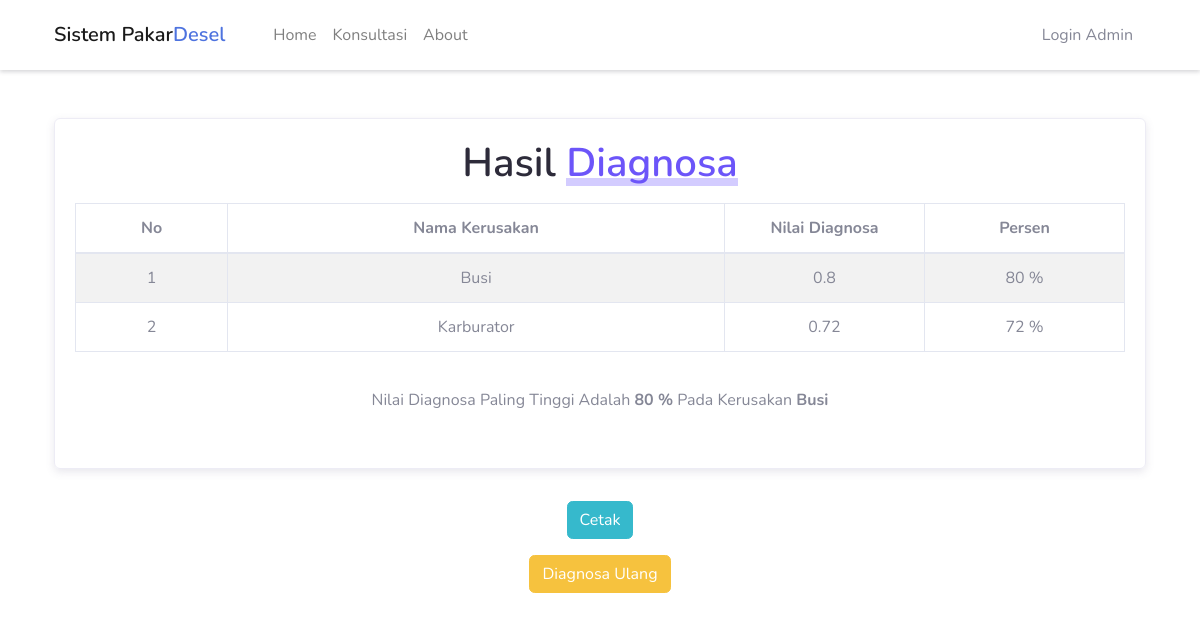
Screenshot of /web/hasil.php with the database file from the repository.
### tables this page shows
CREATE TABLE `hasil` (
  `id_hasil` int(11) NOT NULL,
  `kd_kerusakan` varchar(20) NOT NULL,
  `nilai_cf` double NOT NULL,
  `Kemungkinan_kerusakan` varchar(100) NOT NULL
);

CREATE TABLE `t_kerusakan` (
  `kd_kerusakan` varchar(20) NOT NULL,
  `id_admin` int(11) NOT NULL,
  `nama_kerusakan` varchar(120) NOT NULL
);

### config/config.php (called while the page is built, shortened)
<?php
function base_url($url = null)
{
    $base_url = "http://localhost/sistempakardesel";
    if ($url != null) {
        return $base_url . "/" . $url;
    } else {
        return $base_url;
    }
}

### web/hasil.php (the view, shortened to what this page needs)
<?php
require_once "../config/config.php";
?>
<!DOCTYPE html>
<html lang="en">
<head>
  <link rel="stylesheet" href="../assets/vendor/animate/animate.css">
  <link rel="stylesheet" href="../assets/css/bootstrap.css">
  <link rel="stylesheet" href="../assets/css/maicons.css">
  <link rel="stylesheet" href="../assets/vendor/owl-carousel/css/owl.carousel.css">
  <link rel="stylesheet" href="../assets/css/theme.css">
  <link href="<?= base_url() ?>/vendor/fontawesome-free/css/all.min.css" rel="stylesheet" type="text/css">
  <link href="../datatable/css/datatables.css" rel="stylesheet" type="text/css">
</head>
<!DOCTYPE html>
<html lang="en">
<head>
  <link href="<?= base_url() ?>/vendor/fontawesome-free/css/all.min.css" rel="stylesheet" type="text/css">
  <link href="../datatable/css/datatables.css" rel="stylesheet" type="text/css">
  <link href="../sweetalert/sweetalert.css" rel="stylesheet" type="text/css">
  <link href="<?= base_url() ?>/css/sb-admin-2.min.css" rel="stylesheet">
</head>
<body>
  <header>
    <nav class="navbar navbar-expand-lg navbar-light shadow-sm">
      <div class="container">
        <a href="../index.php" class="navbar-brand">Sistem Pakar<span class="text-primary">Desel</span></a>
        <div class="navbar-collapse collapse" id="navbarContent">
          <ul class="navbar-nav ml-lg-4 pt-3 pt-lg-0">
            <li class="nav-item">
              <a href="../index.php" class="nav-link">Home</a>
            </li>
            <li class="nav-item">
              <a href="konsultasi.php" class="nav-link">Konsultasi</a>
            </li>
            <li class="nav-item">
              <a href="about.php" class="nav-link">About</a>
            </li>
          </ul>
          <div class="ml-auto">
            <a href="../login.php" class="btn btn-outline rounded-pill">Login Admin</a>
          </div>
        </div>
      </div>
    </nav>
    <div class="container mt-5">
      <div class="row justify-content-center align-items-center">
        <div class="col-md">
          <center>
            <div>
              <div class="widget-box widget-color-grey" id="widget-box-2">
                <div class="widget-header">
                  <h1 class="title-section">Hasil <span class="marked"> Diagnosa </span></h1>
                </div>
                <div class="widget-body mt-3">
                  <div class="widget-main no-padding">
                    <table class="table table-striped table-bordered table-hover" id="diagnosa">
                      <thead class="thin-border-bottom">
                        <tr>
                          <th style=" text-align:center">No</th>
                          <th style=" text-align:center">Nama Kerusakan</th>
                          <th style="width:200px; text-align:center">Nilai Diagnosa</th>
                          <th style="width:200px; text-align:center">Persen</th>
                        </tr>
                      </thead>
                      <tbody>
                        <?php
                        $SqlQuery = mysqli_query($con, "SELECT * FROM `hasil` INNER JOIN t_kerusakan as h ON hasil.kd_kerusakan = h.kd_kerusakan WHERE hasil.id_hasil");
                        $no = 1;
                        if (mysqli_num_rows($SqlQuery) > 0) {
                          while ($row = mysqli_fetch_array($SqlQuery)) {
                        ?>
                            <tr>
                              <td style=" text-align:center"><?= $no++ ?></td>
                              <td style=" text-align:center"><?= $row['nama_kerusakan'] ?></td>
                              <td style=" text-align:center"><?= round($row['nilai_cf'], 2) ?></td>
                              <?php
                              $persen = round($row['nilai_cf'], 2) * 100;
                              ?>
                              <td style=" text-align:center"><?= $persen ?> %</td>
                            </tr>
                        <?php
                          }
                        } else {
                          echo "<tr><td colspan=\"8\" align=\"center\">data tidak ada</td></tr>";
                        }
                        ?>
                      </tbody>
                    </table>
                  </div>
                </div>
                <div class="card-body">
                  <?php
                  $SqlQuery = mysqli_query($con, "SELECT MAX(nilai_cf) FROM `hasil` INNER JOIN t_kerusakan as h ON hasil.kd_kerusakan = h.kd_kerusakan WHERE hasil.id_hasil");
                  $rowbesar = mysqli_fetch_array($SqlQuery);
                  $nilaiterbesar = $rowbesar['MAX(nilai_cf)'];
                  $nilaicf = round($rowbesar['MAX(nilai_cf)'], 2);
                  $persen = $nilaicf * 100;
                  $Sqlkerusakan = mysqli_query($con, "SELECT * FROM `hasil` INNER JOIN t_kerusakan as h ON hasil.kd_kerusakan = h.kd_kerusakan WHERE hasil.nilai_cf='$nilaiterbesar'");
                  $rowkerusakan = mysqli_fetch_array($Sqlkerusakan);
                  ?>
                  <p>Nilai Diagnosa Paling Tinggi Adalah <strong><?= $persen ?> %</strong> Pada Kerusakan <strong><?= $rowkerusakan['nama_kerusakan'] ?></strong></p>
                </div>
              </div>
              <div class="clearfix form-actions">
                <div class="col-md-offset-3 col-md-9">
                  <a href="cetak.php" class="btn btn-info">Cetak</a>
                </div>
                <div class="col-md-offset-3 col-md-9 mt-3">
                  <a href="konsultasi.php" class="btn btn-warning">Diagnosa Ulang</a>
                </div>
              </div>
            </div>
          </center>
        </div>
      </div>
    </div>
  </header>
  <br></br>
</body>
</html>

### assets/css/theme.css (style rules this page uses)
:root { --primary: #6C55F9; --accent: #FF3D85; --secondary: #645F88; --success: #35bb78; --info: #05B4E1; --warning: #FAC14D; --danger: #FF4943; --grey: #B4B2C5; --dark: #2D2B3A; --light: #F6F5FC; }
body { font-family: "Work Sans", sans-serif; line-height: 1.5; color: #2D2B3A; }
a { color: #6C55F9; text-decoration: none; background-color: transparent; }
.text-primary { color: #6C55F9 !important; }
.btn { transition: all .2s ease; }
.btn-info { color: #fff; background-color: #05B4E1; border-color: transparent; }
.btn-warning { color: #343531; background-color: #FAC14D; border-color: transparent; }
.btn-outline { border-color: #D7D5E9; color: #645F88; }
.btn { padding: 8px 24px; }
.navbar { min-height: 70px; z-index: 1000; }
.navbar-brand { font-weight: 600; padding-top: 10px; padding-bottom: 10px; }
.navbar-nav { margin-top: 10px; border-top: 1px solid #e4e7ee; flex-shrink: 0; }
.navbar-nav .nav-link { transition: all .2s ease; }
.navbar-light .navbar-nav .nav-link { color: rgba(100, 95, 136, 0.75); }
@media (min-width: 992px) { .navbar-expand-lg .navbar-nav { margin-top: 0; border-top: none; } }
@media (min-width: 992px) { .navbar-expand-lg .navbar-nav .nav-link { padding-right: 16px; padding-left: 16px; } }
@media (min-width: 992px) { .navbar-expand-lg .navbar-nav { align-items: center; } }
.title-section { max-width: 450px; color: #2D2B3A; font-weight: 600; }
.title-section .marked { position: relative; color: #6C55F9; }
.title-section .marked::before { content: ''; position: absolute; bottom: 4px; left: 0; width: 100%; height: 8px; background-color: #d3ccff; z-index: -1; }
.widget-box { display: block; padding: 20px; margin-bottom: 32px; border-radius: 6px; border: 1px solid #EDECF5; box-shadow: 0 3px 9px rgba(100, 95, 136, 0.15); }

### rows the page displays
hasil: kd_kerusakan.nama_kerusakan "Busi", nilai_cf "0.8", nilai_cf "80"
hasil: kd_kerusakan.nama_kerusakan "Karburator", nilai_cf "0.72", nilai_cf "72"

### other values shown
$persen "80"
